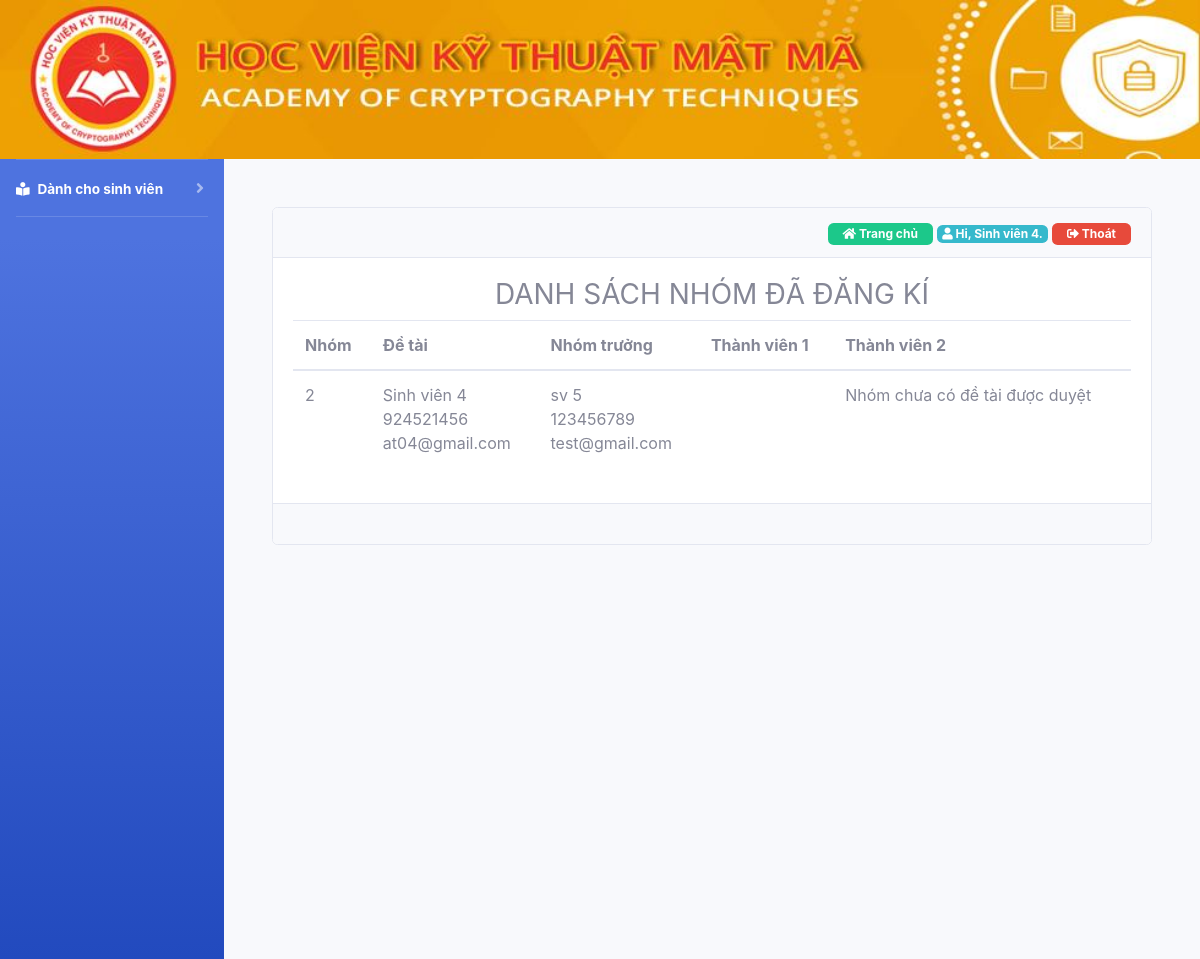
Before: /ds_nhomdk.php (signed in) with the older database file.
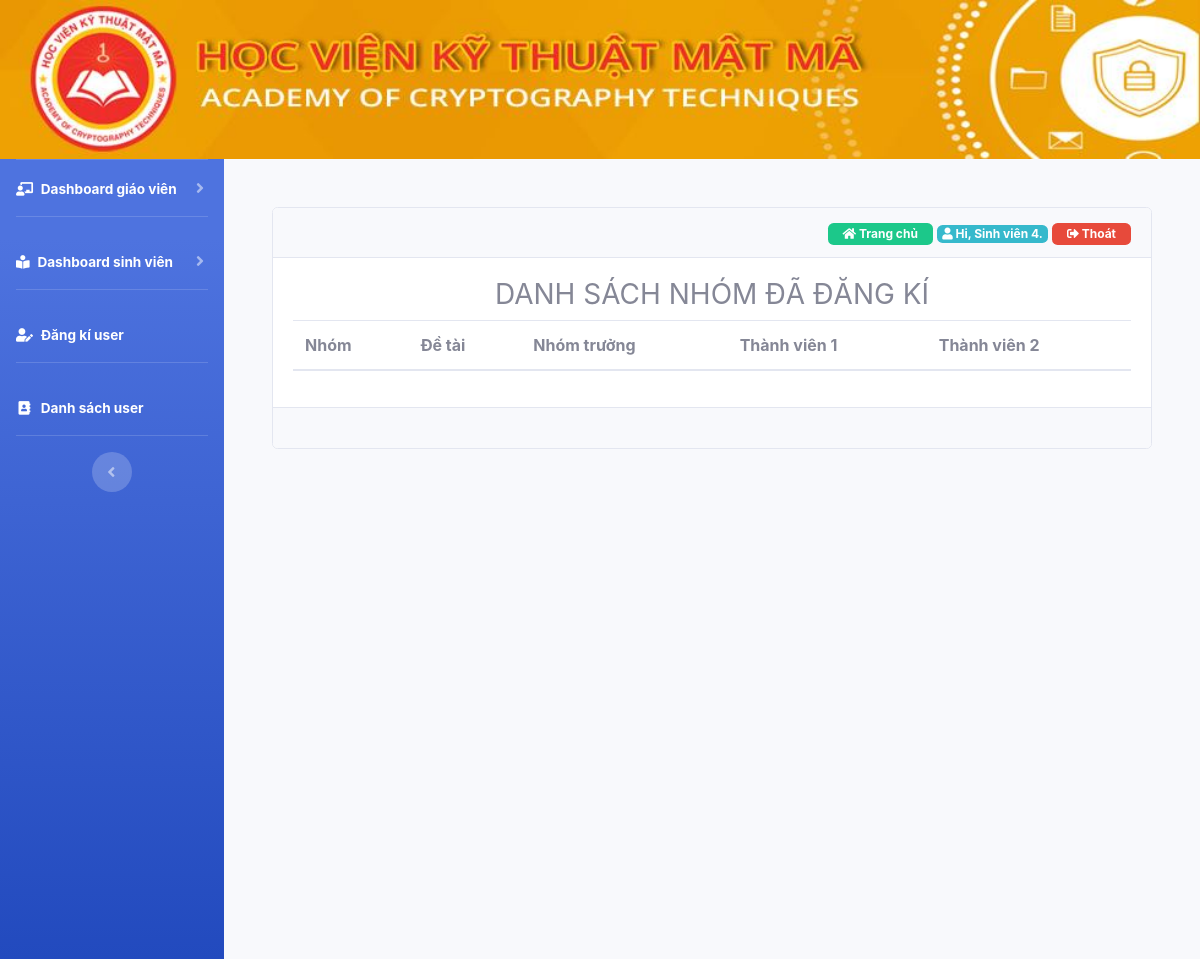
After: the same page with the newer database file.
### tables this page shows
CREATE TABLE `groupsv` (
  `id` int(11) NOT NULL,
  `leader` text NOT NULL,
  `idsv1` text NOT NULL,
  `idsv2` text NOT NULL,
  `idsv3` text NOT NULL,
  `teacher_registration` int(3) NOT NULL,
  `topic_registration` int(2) NOT NULL
);

CREATE TABLE `user` (
  `id` int(11) NOT NULL,
  `username` text NOT NULL,
  `password` text NOT NULL,
  `fullname` text NOT NULL,
  `phone` int(11) NOT NULL,
  `email` text NOT NULL,
  `permission` text NOT NULL
);

### home_page.php (called while the page is built, shortened)
<?php
if (empty($_SESSION['username'])) {
    header("Location: /TTCS/login.php");
} else {
     include 'lib/connect.php';
    $username = $_SESSION['username'];
    $sql = "select * from user where username='$username'";
    $query = mysqli_query($con, $sql);
    if ($query) {
        $row = mysqli_fetch_row($query);
        ?>
    <?php
}
}
?>

### ds_nhomdk.php (the view, shortened to what the changed rows need)
<!DOCTYPE html>
<html>
<head>
    <?php require_once('filecss.php') ?>
</head>
<body>
    <div class="container-fluid">
        <div class="main" >
            <div id="wrapper">
                <div class="sidebar bg-gradient-primary">
                    <?php require_once('menu_left.php'); ?>
                </div>
                <div id="content-wrapper" class="d-flex flex-column p-5">
                    <div class="status">
                        <div class="card">
                                <?php require_once('home_page.php') ?>
                            <div class="card-body">
                                <form action="" method="post">
                                    <table class="colspan table table-hover table-inverse">
                                        <thead>
                                            <tr>
                                                <th rowspan="2">Nhóm</th>
                                                <th rowspan="2">Đề tài</th>
                                            </tr>
                                            <tr>
                                                <th>Nhóm trưởng</th>
                                                <th>Thành viên 1</th>
                                                <th>Thành viên 2</th>
                                            </tr>
                                        </thead>
                                        <tbody>
                                            <?php
                                            if ($permission=='student') {
                                                $check = mysqli_query($con,"SELECT id FROM groupsv WHERE idsv1='$row[1]' or idsv2='$row[1]' or idsv3='$row[1]' ");
                                            }
                                            while ($rowq=mysqli_fetch_row($check)) {
                                                ?>
                                                <tr>
                                                    <td><?php echo  $rowq[0]?></td>
                                                    <?php $row1=mysqli_fetch_row(mysqli_query($con,"SELECT groupsv.id,user.fullname,user.phone,user.email FROM groupsv,user WHERE groupsv.id='$rowq[0]' AND groupsv.idsv1=user.username")); ?>
                                                    <td><?php if ($row1[0]=="") {
                                                        echo "";
                                                    }else{
                                                        echo $row1[1].'<br>'.$row1[2].'<br>'.$row1[3];
                                                    } ?></td>
                                                    <?php $row2=mysqli_fetch_row(mysqli_query($con,"SELECT groupsv.id,user.fullname,user.phone,user.email FROM groupsv,user WHERE groupsv.id='$rowq[0]' AND groupsv.idsv2=user.username")); ?>
                                                    <td><?php if ($row2==null) {
                                                        echo "";
                                                    }else{
                                                        echo $row2[1].'<br>'.$row2[2].'<br>'.$row2[3];
                                                    } ?></td>
                                                    <?php $row3=mysqli_fetch_row(mysqli_query($con,"SELECT groupsv.id,user.fullname,user.phone,user.email FROM groupsv,user WHERE groupsv.id='$rowq[0]' AND groupsv.idsv3=user.username")); ?>
                                                    <td><?php if ($row3==null) {
                                                    } ?></td>
                                                    <td><?php $row4=mysqli_fetch_row(mysqli_query($con,"SELECT * FROM dsdetai WHERE dsdetai.nhom='$rowq[0]'"));
                                                    if ($row4=="") {
                                                        echo "Nhóm chưa có đề tài được duyệt";
                                                    }else echo $row4[3];;
                                                    ?></td>
                                                </tr>
                                                <?php
                                            }
                                            ?>
                                        </tbody>
                                    </table>
                                </form>
                            </div>
                        </div>
                    </div>
                </div>
            </div>
        </div>
    </div>
</body>
</html>

### menu_left.php (shortened to what the changed rows need)
<?php
if (isset($_SESSION['username'])) {
    include 'lib/connect.php';
    $username = $_SESSION['username'];
    $sqlp     = "select * from user where username='$username'";
    $rowp = mysqli_fetch_row(mysqli_query($con, $sqlp));
    $permission = $rowp['6'];
    ?>
<ul class="navbar-nav  sidebar sidebar-dark accordion" id="accordionSidebar">
      <hr class="sidebar-divider my-0">
    <?php if ($permission == 'admin') {
        ?>
    <li class="nav-item active">
        <a  class="nav-link collapsed " href="#" data-toggle="collapse" data-target="#collapseTeacher" aria-expanded="true" aria-controls="collapseTeacher">
            <i class="fas fa-chalkboard-teacher"></i>
            <span>
                Dashboard giáo viên
            </span>
        </a>
    </li>
    <hr class="sidebar-divider d-none d-md-block">
    <li class="nav-item active">
        <a  class="nav-link collapsed " href="#" data-toggle="collapse" data-target="#collapseStudent" aria-expanded="true" aria-controls="collapseStudent">
            <i class="fas fa-book-reader"></i>
            <span>
                Dashboard sinh viên
            </span>
        </a>
    </li>
    <hr class="sidebar-divider d-none d-md-block">
    <li class="nav-item active">
        <a class="nav-link" href="register.php">
            <i class="fas fa-fw fa-user-edit">
            </i>
            <span>
                Đăng kí user
            </span>
        </a>
    </li>
    <hr class="sidebar-divider d-none d-md-block">
    <li class="nav-item active">
        <a class="nav-link" href="ds-user.php">
            <i class="fas fa-fw fa-address-book">
            </i>
            <span>
                Danh sách user
            </span>
        </a>
    </li>
    <hr class="sidebar-divider d-none d-md-block">
    <div class="text-center d-none d-md-inline">
        <button class="rounded-circle border-0" id="sidebarToggle">
        </button>
    </div>
</ul>
<?php
}
        ?>
    <?php
    if ($permission == 'student') {
        $idsv           = $_SESSION['username'];
        $is_leader_sqli = mysqli_num_rows(mysqli_query($con, "SELECT * from groupsv where leader ='$idsv'"));
        if ($is_leader_sqli > 0) {
            ?>
    <li class="nav-item active">
        <a  class="nav-link collapsed " href="#" data-toggle="collapse" data-target="#collapseStudent" aria-expanded="true" aria-controls="collapseStudent">
            <i class="fas fa-book-reader"></i>
            <span>
                Dành cho sinh viên
            </span>
        </a>
    </li>
    <hr class="sidebar-divider d-none d-md-block">
<?php
}
    }
}
?>

Changed rows visible on the page:
no longer on this page (row edited): groupsv: id "2", user.fullname "Sinh viên 4", user.phone "924521456", user.email "at04@gmail.com", user.fullname "sv 5", user.phone "123456789", user.email "test@gmail.com"
changed user "Sinh viên 4": permission "student" → "admin" (drawn)
Other visible differences:
text no longer shown: "Dành cho sinh viên"
text now shown: "Dashboard giáo viên Dashboard sinh viên Đăng kí user Danh sách user"
